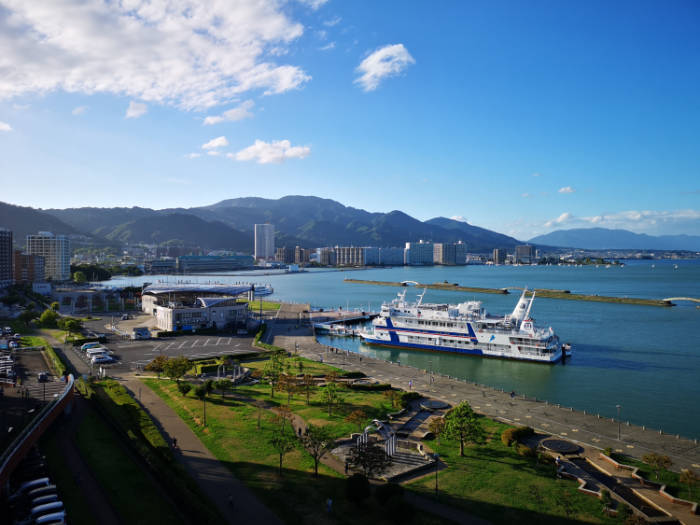
#> input picture python/images/Lake2.jpg, 700 x 525 px
$ python taiko.py
#> lines starting #> are read from the running program, lines starting #| are printed output that depends on the picture
import cv2

# 画像を読み込み
img = cv2.imread('images/Lake2.jpg')
#> img is the input picture: shape (525, 700, 3); mean B, G, R 137.1, 117.5, 90.6
img = cv2.resize(img, (400, 500))
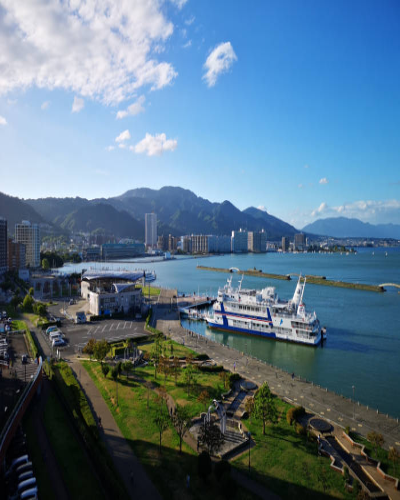
#> img: shape (500, 400, 3); mean B, G, R 137, 117.4, 90.5

# グレースケールに変換
gray = cv2.cvtColor(img, cv2.COLOR_BGR2GRAY)
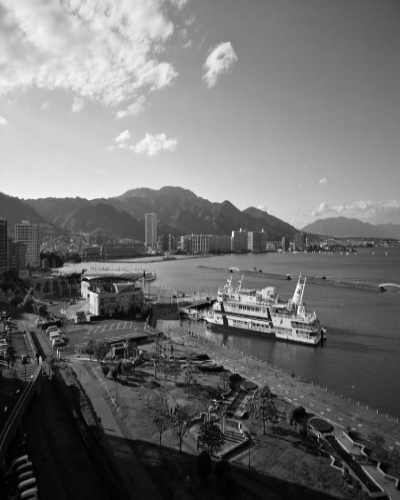
#> gray: shape (500, 400); min 0, max 253, mean 111.6

# 画像の大きさを取得
height, width = gray.shape[:2]
#> height = 500; width = 400

# 文字セット
char = "@B%8WM#*oahkbdpwmZO0QCJYXzcvnxrjft/\|()1{}[]-_+~<>i!lI;:,"

# 画像の中身を1文字ずつ出力
for h in range(height):
    for w in range(width):
        pixel = gray[h,w]
        print(char[pixel//25], end=" ")
    print()

$ run again, with python/images/sfieldbg_gogo.png saved as python/images/Lake2.jpg
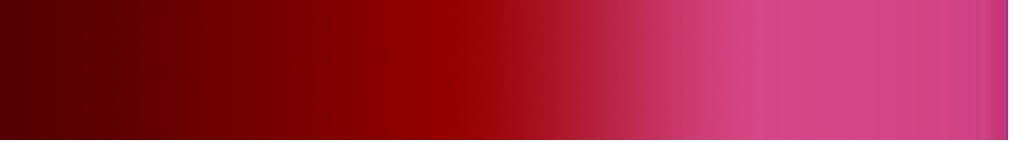
#> input picture python/images/sfieldbg_gogo.png, 1024 x 142 px
#> img is the input picture: shape (142, 1024, 3); mean B, G, R 59.5, 34.1, 161.3
#> `img = cv2.resize(img, (400, 500))`:
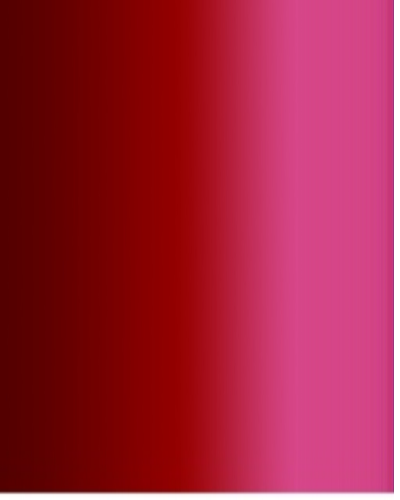
#> img: shape (500, 400, 3); mean B, G, R 59.3, 34, 161.2
#> `gray = cv2.cvtColor(img, cv2.COLOR_BGR2GRAY)`:
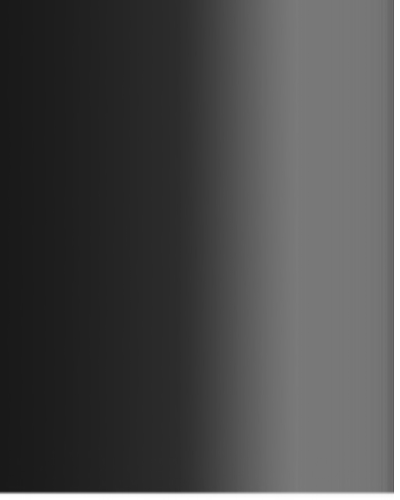
#> gray: shape (500, 400); min 24, max 255, mean 74.9
